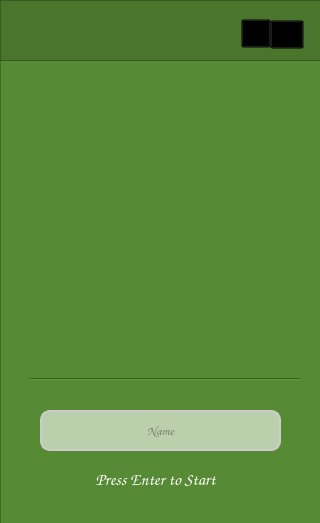
<?xml version="1.0" encoding="UTF-8"?>
<ui version="4.0">
 <class>SnekuStart</class>
 <widget class="QMainWindow" name="SnekuStart">
  <property name="geometry">
   <rect>
    <x>0</x>
    <y>0</y>
    <width>320</width>
    <height>523</height>
   </rect>
  </property>
  <property name="windowTitle">
   <string>MainWindow</string>
  </property>
  <widget class="QWidget" name="centralwidget">
   <widget class="QFrame" name="main_farme">
    <property name="geometry">
     <rect>
      <x>0</x>
      <y>0</y>
      <width>681</width>
      <height>601</height>
     </rect>
    </property>
    <property name="styleSheet">
     <string notr="true">background-color: rgb(87, 138, 52);</string>
    </property>
    <property name="frameShape">
     <enum>QFrame::StyledPanel</enum>
    </property>
    <property name="frameShadow">
     <enum>QFrame::Raised</enum>
    </property>
    <widget class="QLabel" name="gif_lbl">
     <property name="geometry">
      <rect>
       <x>36</x>
       <y>90</y>
       <width>251</width>
       <height>281</height>
      </rect>
     </property>
     <property name="styleSheet">
      <string notr="true"/>
     </property>
     <property name="text">
      <string/>
     </property>
    </widget>
    <widget class="QFrame" name="top_frame">
     <property name="geometry">
      <rect>
       <x>0</x>
       <y>0</y>
       <width>321</width>
       <height>61</height>
      </rect>
     </property>
     <property name="styleSheet">
      <string notr="true">background-color: rgb(74, 117, 44);</string>
     </property>
     <property name="frameShape">
      <enum>QFrame::StyledPanel</enum>
     </property>
     <property name="frameShadow">
      <enum>QFrame::Raised</enum>
     </property>
     <widget class="QPushButton" name="sound_btn">
      <property name="geometry">
       <rect>
        <x>241</x>
        <y>19</y>
        <width>30</width>
        <height>29</height>
       </rect>
      </property>
      <property name="styleSheet">
       <string notr="true">background-color: transparent;</string>
      </property>
      <property name="text">
       <string/>
      </property>
      <property name="icon">
       <iconset>
        <normaloff>../images/sound.png</normaloff>../images/sound.png</iconset>
      </property>
      <property name="iconSize">
       <size>
        <width>20</width>
        <height>20</height>
       </size>
      </property>
     </widget>
     <widget class="QPushButton" name="exit_btn">
      <property name="geometry">
       <rect>
        <x>270</x>
        <y>20</y>
        <width>34</width>
        <height>29</height>
       </rect>
      </property>
      <property name="styleSheet">
       <string notr="true">background-color: transparent;</string>
      </property>
      <property name="text">
       <string/>
      </property>
      <property name="icon">
       <iconset>
        <normaloff>../images/exit.png</normaloff>../images/exit.png</iconset>
      </property>
      <property name="iconSize">
       <size>
        <width>16</width>
        <height>16</height>
       </size>
      </property>
     </widget>
    </widget>
    <widget class="QLabel" name="enter_label">
     <property name="geometry">
      <rect>
       <x>27</x>
       <y>464</y>
       <width>257</width>
       <height>31</height>
      </rect>
     </property>
     <property name="font">
      <font>
       <family>Comic Sans MS</family>
       <pointsize>13</pointsize>
       <weight>75</weight>
       <bold>true</bold>
      </font>
     </property>
     <property name="styleSheet">
      <string notr="true">color: rgb(255, 255, 255);</string>
     </property>
     <property name="text">
      <string>Press Enter to Start</string>
     </property>
     <property name="alignment">
      <set>Qt::AlignCenter</set>
     </property>
    </widget>
    <widget class="QLineEdit" name="name_bar">
     <property name="geometry">
      <rect>
       <x>40</x>
       <y>410</y>
       <width>241</width>
       <height>41</height>
      </rect>
     </property>
     <property name="font">
      <font>
       <family>Comic Sans MS</family>
       <pointsize>10</pointsize>
       <weight>75</weight>
       <bold>true</bold>
      </font>
     </property>
     <property name="styleSheet">
      <string notr="true">QLineEdit {
    background-color: rgba(255, 255, 255, 150); /* Semi-transparent white background */
    border: 2px solid #ccc; /* Light grey border */
    border-radius: 10px; /* Add border rounding (you can adjust the value for more or less rounding) */
    padding: 5px; /* Some padding inside the edit line */
    color: #333; /* Dark grey text color */
    selection-background-color: #0056b3; /* Blue highlight for selected text */
    selection-color: #ffffff; /* White text color for selected text */
}

/* Ensure that the border, background color, and border-radius are the same for disabled QLineEdit */
QLineEdit:disabled {
    background-color: rgba(255, 255, 255, 150);
    border: 2px solid #ccc;
    border-radius: 10px;
    color: #777; /* Light grey text color for disabled state */
}</string>
     </property>
     <property name="alignment">
      <set>Qt::AlignCenter</set>
     </property>
     <property name="placeholderText">
      <string>Name</string>
     </property>
    </widget>
    <widget class="Line" name="line">
     <property name="geometry">
      <rect>
       <x>29</x>
       <y>369</y>
       <width>271</width>
       <height>20</height>
      </rect>
     </property>
     <property name="styleSheet">
      <string notr="true">gridline-color: rgb(255, 255, 255);</string>
     </property>
     <property name="orientation">
      <enum>Qt::Horizontal</enum>
     </property>
    </widget>
    <zorder>top_frame</zorder>
    <zorder>gif_lbl</zorder>
    <zorder>enter_label</zorder>
    <zorder>name_bar</zorder>
    <zorder>line</zorder>
   </widget>
  </widget>
 </widget>
 <resources/>
 <connections/>
</ui>
